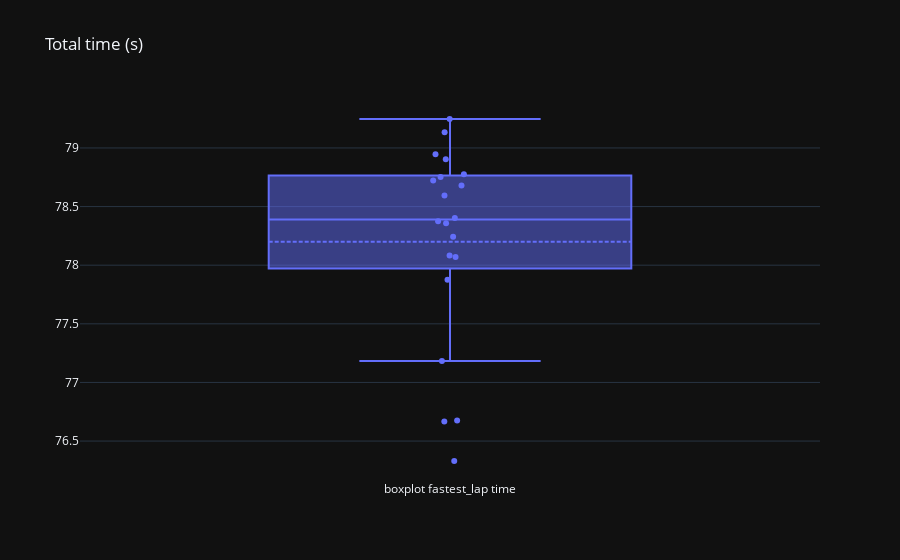

Source (notebook cell):
### Code cell
fig = go.Figure(layout=go.Layout(title="Total time (s)", template="plotly_dark"))
fig.add_trace(go.Box(y=last_gp["best_lap"], name="boxplot fastest_lap time", boxpoints="all", jitter=0.1, pointpos=0, boxmean=True, text=last_gp["pilot"]))

### Figure 1 — Plotly figure (JSON) as saved in the notebook; plotly's stock layout.template omitted (floating-point values rounded to 4 significant figures)
{"data": [{"boxmean": true, "boxpoints": "all", "jitter": 0.1, "name": "boxplot fastest_lap time", "pointpos": 0, "text": ["ver", "ham", "rus", "per", "sai", "str", "alo", "oco", "zho", "gas", "lec", "tsu", "pia", "dev", "hul", "alb", "nor", "mag", "bot", "sar"], "type": "box", "y": [76.33, 76.68, 77.88, 76.67, 78.4, 78.72, 78.08, 78.95, 78.75, 78.38, 78.36, 78.9, 78.68, 78.59, 78.78, 79.13, 77.18, 78.07, 78.24, 79.25]}], "layout": {"title": {"text": "Total time (s)"}}}
